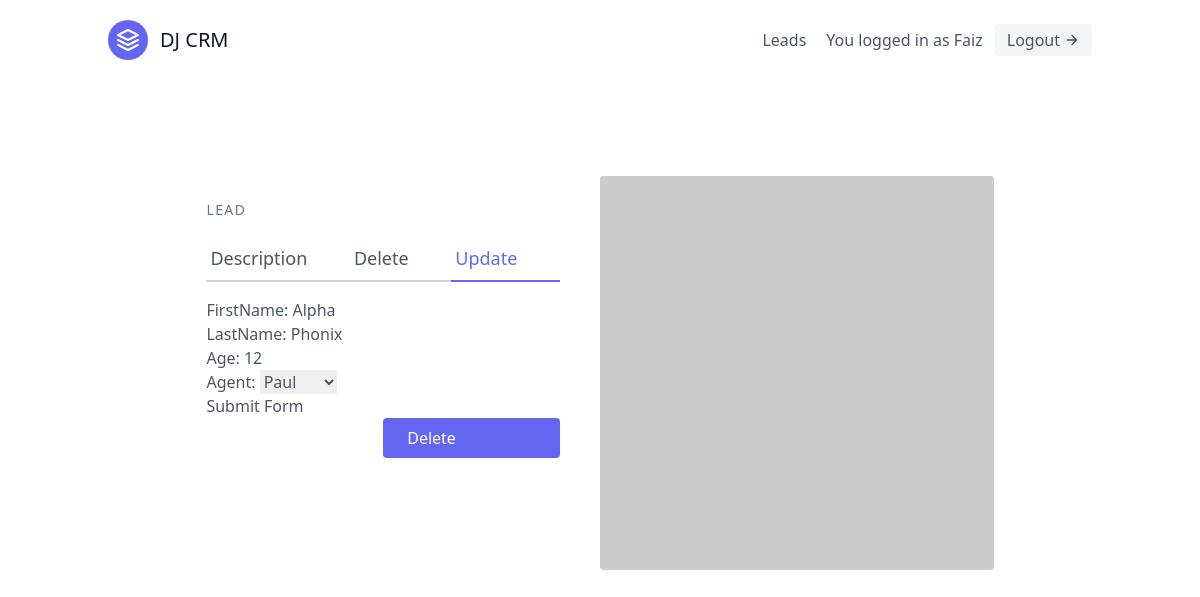
/APP1/leads_details/1/update/ (signed in), run on the app's committed database.
### APP1/models.py (models this page shows, shortened)
class User(AbstractUser):
    pass

class Lead(models.Model):
    firstName = models.CharField(max_length=20)
    lastName = models.CharField(max_length=20)
    age = models.IntegerField(blank = True, null = True)
    agent = models.ForeignKey(Agent, on_delete=models.CASCADE)

class Agent(models.Model):
    user = models.OneToOneField(User, on_delete=models.CASCADE)
    organization = models.ForeignKey(UserProfile, on_delete=models.CASCADE)
    firstName = models.CharField(max_length=20)
    lastName = models.CharField(max_length=20)
    def __str__(self):
        return self.firstName
    def __del__(self):
        return f"{self.firstName} is deleted"

### APP1/views.py (the view, shortened to what this page needs)
# urls.py: path("leads_details/<int:pk>/update/", views.Leadupdateview.as_view(), name = "update_lead"),
class Leadupdateview(LoginRequiredMixin, generic.UpdateView):
    queryset = models.Lead.objects.all()
    form_class = forms.create_form_model
    template_name = "APP1/update_form.html"

### APP1/forms.py
class create_form_model(forms.ModelForm):
    class Meta:
        model = models.Lead
        fields = ("firstName", "lastName", "age", "agent")

### APP1/templates/APP1/update_form.html (shortened to what this page needs)
{% extends "base.html" %} {% block content%}
<section class="text-gray-600 body-font overflow-hidden">
  <div class="container px-5 py-24 mx-auto">
    <div class="lg:w-4/5 mx-auto flex flex-wrap">
      <div class="lg:w-1/2 w-full lg:pr-10 lg:py-6 mb-6 lg:mb-0">
        <h2 class="text-sm title-font text-gray-500 tracking-widest">LEAD</h2>
        <div class="flex mb-4">
          <a href="{% url "APP1NameSpace:lead_details" lead.id%}"
          class="flex-grow border-b-2 border-gray-300 py-2 text-lg px-1"
            >Description</a
          >
          <a
            href="/APP1/leads_details/{{lead.id}}/delete"
            class="flex-grow border-b-2 border-gray-300 py-2 text-lg px-1"
            >Delete</a
          >
          <a
            href="{% url "APP1NameSpace:update_lead" lead.id%}"
            class="flex-grow text-indigo-500 border-b-2 border-indigo-500 py-2 text-lg px-1"
            >Update</a
          >
        </div>
        <form method="post">
          {% csrf_token %} {{form.as_p}}
          <button type="submit">Submit Form</button>
        </form>
        <a href="/APP1/leads_details/{{lead.id}}/delete" class="w-1/2 flex ml-auto text-white bg-indigo-500 border-0 py-2 px-6 focus:outline-none hover:bg-indigo-600 rounded">
          Delete
        </a>
      </div>
      <img
        alt="ecommerce"
        class="lg:w-1/2 w-full lg:h-auto h-64 object-cover object-center rounded"
        src="https://dummyimage.com/400x400"
      />
    </div>
  </div>
</section>
{% endblock %}

### templates/navbar.html (shortened to what this page needs)
<header class="text-gray-600 body-font">
    <div
      class="container mx-auto flex flex-wrap p-5 flex-col md:flex-row items-center"
    >
      <a
        class="flex title-font font-medium items-center text-gray-900 mb-4 md:mb-0"
      >
        <svg
          xmlns="http://www.w3.org/2000/svg"
          fill="none"
          stroke="currentColor"
          stroke-linecap="round"
          stroke-linejoin="round"
          stroke-width="2"
          class="w-10 h-10 text-white p-2 bg-indigo-500 rounded-full"
          viewBox="0 0 24 24"
        >
          <path
            d="M12 2L2 7l10 5 10-5-10-5zM2 17l10 5 10-5M2 12l10 5 10-5"
          ></path>
        </svg>
        <span class="ml-3 text-xl">DJ CRM</span>
      </a>
        <nav
          class="md:ml-auto flex flex-wrap items-center text-base justify-center"
        >
        <a href="{% url "APP1NameSpace:leads" %}" class="mr-5 hover:text-gray-900">Leads</a>
        </nav>
      {% if request.user.is_authenticated %}
        You logged in as {{request.user.username}}
        <a
          href="{% url 'logout' %}" class="ml-3 inline-flex items-center bg-gray-100 border-0 py-1 px-3 focus:outline-none hover:bg-gray-200 rounded text-base mt-4 md:mt-0">
          Logout
          <svg
            fill="none"
            stroke="currentColor"
            stroke-linecap="round"
            stroke-linejoin="round"
            stroke-width="2"
            class="w-4 h-4 ml-1"
            viewBox="0 0 24 24">
            <path d="M5 12h14M12 5l7 7-7 7"></path>
          </svg>
        </a>
      {% endif %}
    </div>
  </header>

### data on the page
User: user.username "Faiz"
Lead: firstName "Alpha", lastName "Phonix", age "12", agent "Paul"
